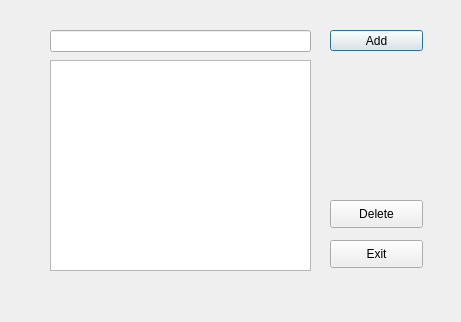
<?xml version="1.0" encoding="UTF-8"?>
<ui version="4.0">
 <class>ConditionForm</class>
 <widget class="QDialog" name="ConditionForm">
  <property name="geometry">
   <rect>
    <x>0</x>
    <y>0</y>
    <width>461</width>
    <height>322</height>
   </rect>
  </property>
  <property name="windowTitle">
   <string>Conditions</string>
  </property>
  <property name="windowIcon">
   <iconset resource="../app/icons.qrc">
    <normaloff>:/warehouse</normaloff>:/warehouse</iconset>
  </property>
  <widget class="QListView" name="view">
   <property name="geometry">
    <rect>
     <x>50</x>
     <y>60</y>
     <width>261</width>
     <height>211</height>
    </rect>
   </property>
  </widget>
  <widget class="QPushButton" name="add">
   <property name="geometry">
    <rect>
     <x>330</x>
     <y>30</y>
     <width>93</width>
     <height>21</height>
    </rect>
   </property>
   <property name="text">
    <string>Add</string>
   </property>
  </widget>
  <widget class="QPushButton" name="delete_2">
   <property name="geometry">
    <rect>
     <x>330</x>
     <y>200</y>
     <width>93</width>
     <height>28</height>
    </rect>
   </property>
   <property name="text">
    <string>Delete</string>
   </property>
  </widget>
  <widget class="QPushButton" name="exit">
   <property name="geometry">
    <rect>
     <x>330</x>
     <y>240</y>
     <width>93</width>
     <height>28</height>
    </rect>
   </property>
   <property name="text">
    <string>Exit</string>
   </property>
  </widget>
  <widget class="QLineEdit" name="input">
   <property name="geometry">
    <rect>
     <x>50</x>
     <y>30</y>
     <width>261</width>
     <height>22</height>
    </rect>
   </property>
  </widget>
 </widget>
 <resources>
  <include location="../app/icons.qrc"/>
 </resources>
 <connections>
  <connection>
   <sender>exit</sender>
   <signal>clicked()</signal>
   <receiver>ConditionForm</receiver>
   <slot>close()</slot>
   <hints>
    <hint type="sourcelabel">
     <x>398</x>
     <y>253</y>
    </hint>
    <hint type="destinationlabel">
     <x>349</x>
     <y>289</y>
    </hint>
   </hints>
  </connection>
 </connections>
</ui>
